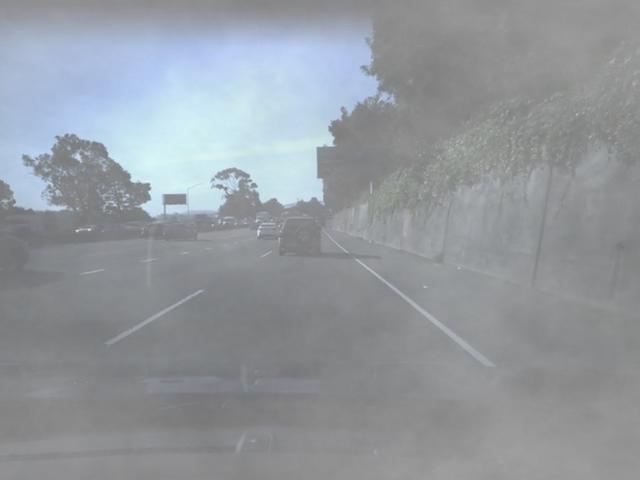
#> input picture img/augmented/0009.jpg, 640 x 480 px
$ jupyter execute --allow-errors Passive_Remote_Sensing.ipynb
#> lines starting #> are read from the running program, lines starting #| are printed output that depends on the picture; long printed decimals are rounded
## Remote Sensing Passive vs. Active

To have your deep learning models perform properly in noisy environments as an essential step it is critical to understand what is the noise grade in the target environment. This will allow your system to decide how to behave according to the existing noise.

In this notebook I describe how to grade the effects in the environment using cameras (as passive sensors). However, the technique is applicable to activate sensor data as well.
Next, I will show how to use this information to manage the deep learning models on a device in real-time more effectively to keep the object detection/classification accuracy as high as possible.

<div>

<p>In this notebook you will see the following:</p>

<ul>
  <li>Use numpy built-in FFT to transform images to frequency domain. </li>
  <li>Use numpy built-in fftShift to shift the low/high frequency components. </li>
  <li>use numpy built-in inverse FFT to reconstruct the shifted images.</li>
  <li>Observe the difference and grade the noise in the environment accordingly.</li>
</ul>


</div>

[cell 1]
import matplotlib.pyplot as plt
import numpy as np
import numpy as np
import argparse
import imutils
import cv2

# use the following test images to understand the process better
#orig = cv2.imread('./img/original/0001.jpg')
orig = cv2.imread('./img/augmented/0009.jpg')
#> orig is the input picture: shape (480, 640, 3); mean B, G, R 158.8, 153.2, 148.2
image = cv2.cvtColor(orig, cv2.COLOR_BGR2GRAY)
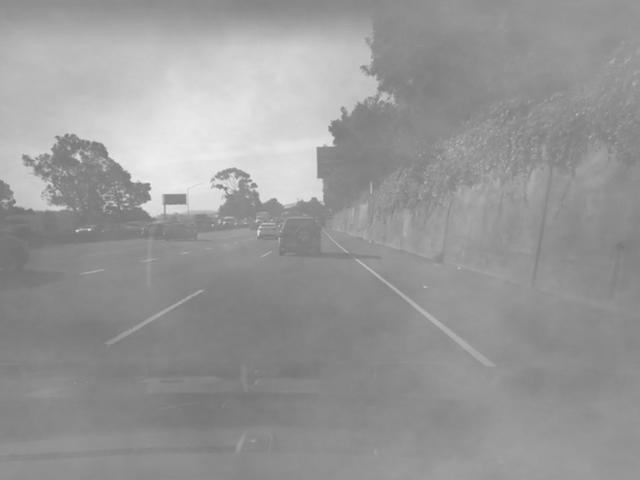
#> image: shape (480, 640); min 112, max 240, mean 152.3

# display the original input image
(fig, ax) = plt.subplots(1, 1, )
ax.imshow(image, cmap="gray")
ax.set_title("Input")
ax.set_xticks([])
ax.set_yticks([])
plt.show()

[cell 2]
(h, w) = image.shape
#> h = 480; w = 640
(cX, cY) = (int(w / 2.0), int(h / 2.0))
#> cX = 320; cY = 240

# Using numpy built-in FFT to transform the image to frequency domain
# and use fftshift to shift zero frequency components to the center
fft = np.fft.fft2(image)
fftShift = np.fft.fftshift(fft)

magnitude = 20 * np.log(np.abs(fftShift))
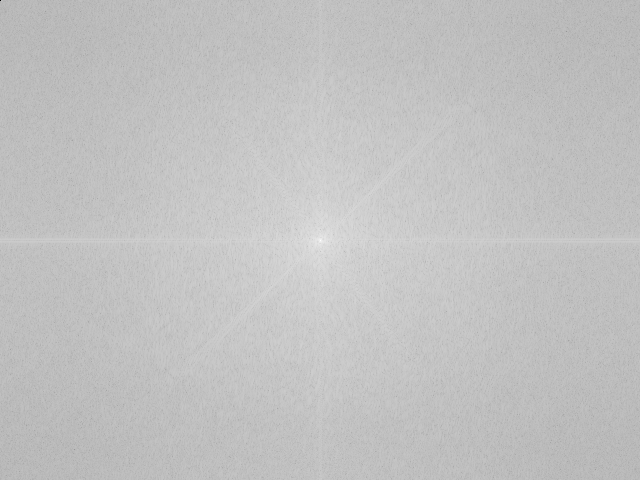
#> magnitude: shape (480, 640) float64; min -585.5, max 353.2, mean 128; drawn with min black and max white
mean = np.mean(magnitude)
#> mean = 128
print("mean: {}".format(mean))
#| mean: 127.953

(fig, ax) = plt.subplots(1, 1, )
ax.imshow(magnitude, cmap="gray")
ax.set_title("Magnitude Spectrum")
ax.set_xticks([])
ax.set_yticks([])
plt.show()

[cell 3]
# Reconstruct the transformed image
size = 60
thresh=0
# zero out the center to remove lower frequencies
# next use inverse fft to reconstruct the image
fftShift[cY - size:cY + size, cX - size:cX + size] = 0
fftShift = np.fft.ifftshift(fftShift)
recon = np.fft.ifft2(fftShift)

magnitude = 20 * np.log(np.abs(recon))
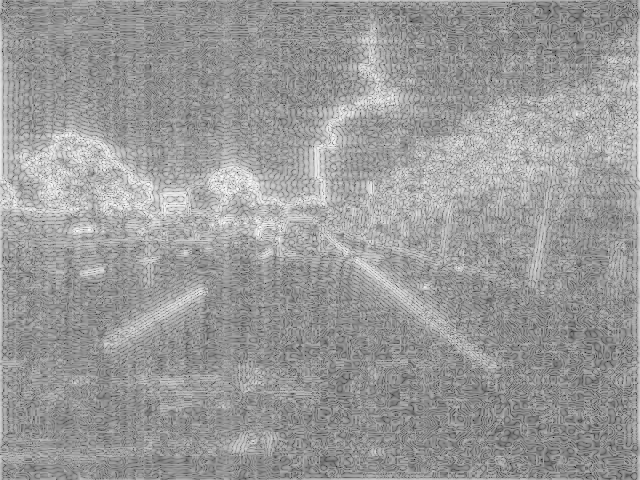
#> magnitude: shape (480, 640) float64; min -143, max 80.93, mean -7.8; drawn with min black and max white
mean = np.mean(magnitude)
#> mean = -7.77
print("mean: {}".format(mean))
#| mean: -7.767


(fig, ax) = plt.subplots(1, 1, )
ax.imshow(magnitude, cmap="gray")
ax.set_title("reonstructed")
ax.set_xticks([])
ax.set_yticks([])
plt.show()

[cell 4]
# annotate image based on w/ fog or w/o fog
foggy = mean <= thresh
#> foggy = True
#> (the rest of this cell did not finish here and is left out)

$ run again, with img/original/0001.jpg copied over img/augmented/0009.jpg
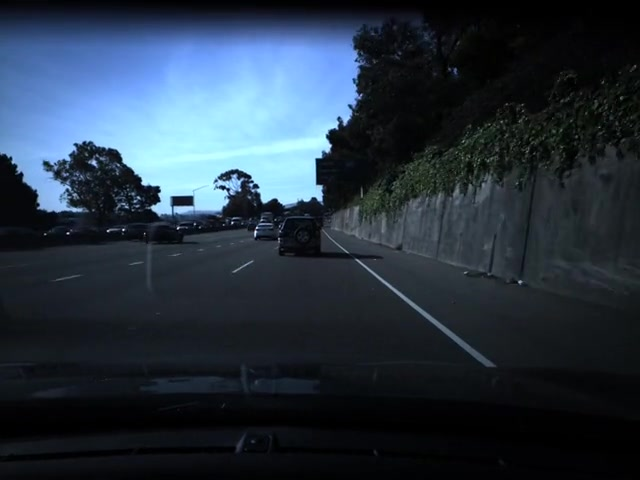
#> input picture img/original/0001.jpg, 640 x 480 px
#> orig is the input picture: shape (480, 640, 3); mean B, G, R 64.9, 51.9, 39.3
#> `magnitude = 20 * np.log(np.abs(fftShift))`:
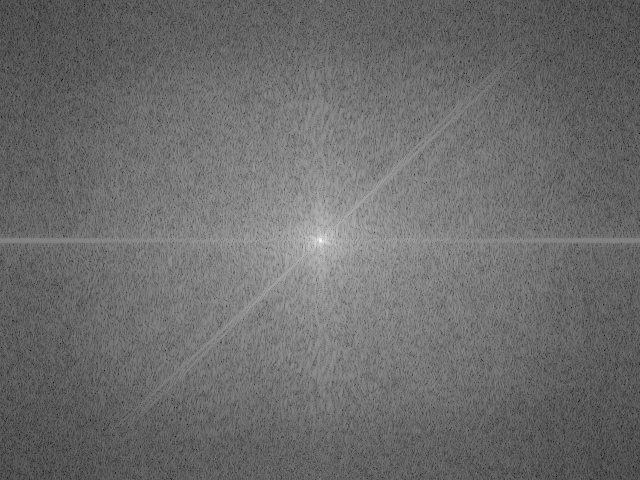
#> magnitude: shape (480, 640) float64; min 5.07, max 330.8, mean 143.7; drawn with min black and max white
#> `mean = np.mean(magnitude)`: mean = 143.7
#| mean: 143.673
#> `magnitude = 20 * np.log(np.abs(recon))`:
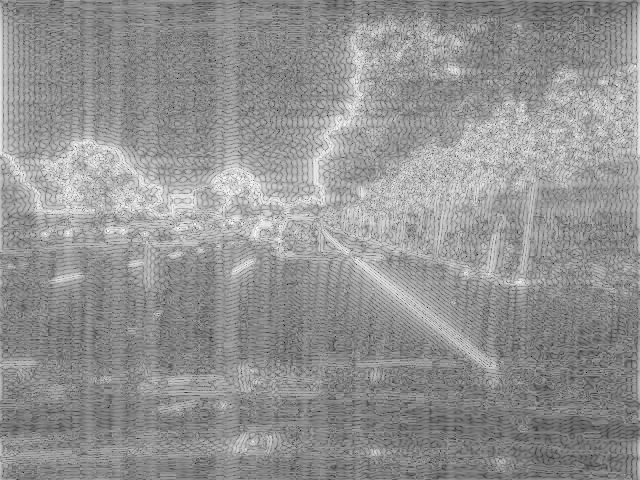
#> magnitude: shape (480, 640) float64; min -131.9, max 101.1, mean 2.5; drawn with min black and max white
#> `mean = np.mean(magnitude)`: mean = 2.46
#| mean: 2.465
#> foggy = False

$ run again, with img/augmented/0001.jpg copied over img/augmented/0009.jpg
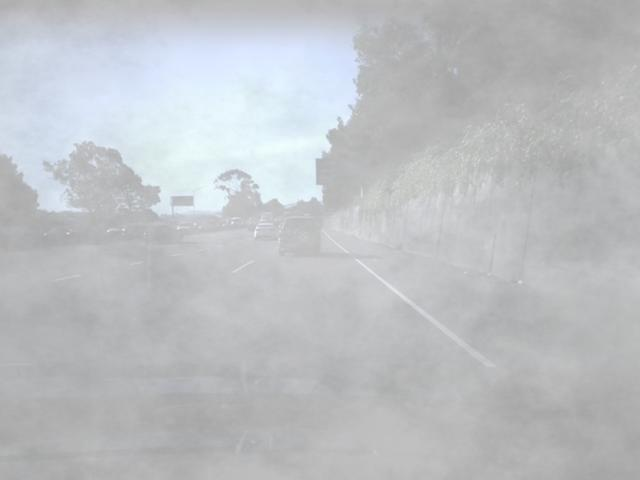
#> input picture img/augmented/0001.jpg, 640 x 480 px
#> orig is the input picture: shape (480, 640, 3); mean B, G, R 195.9, 192.7, 189.8
#> `magnitude = 20 * np.log(np.abs(fftShift))`:
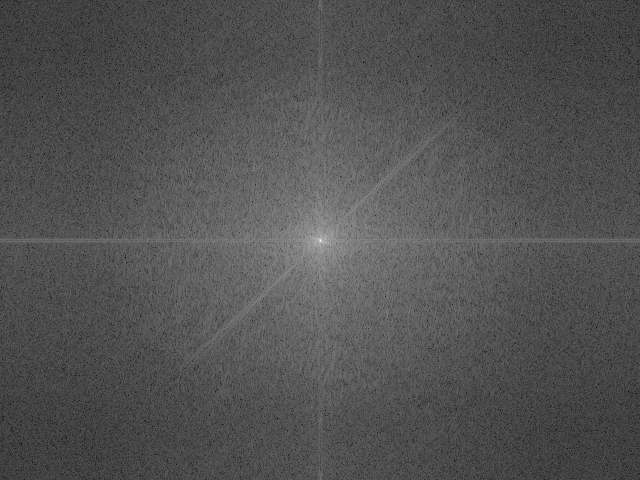
#> magnitude: shape (480, 640) float64; min 6.05, max 357.9, mean 119.9; drawn with min black and max white
#> `mean = np.mean(magnitude)`: mean = 119.9
#| mean: 119.871
#> `magnitude = 20 * np.log(np.abs(recon))`:
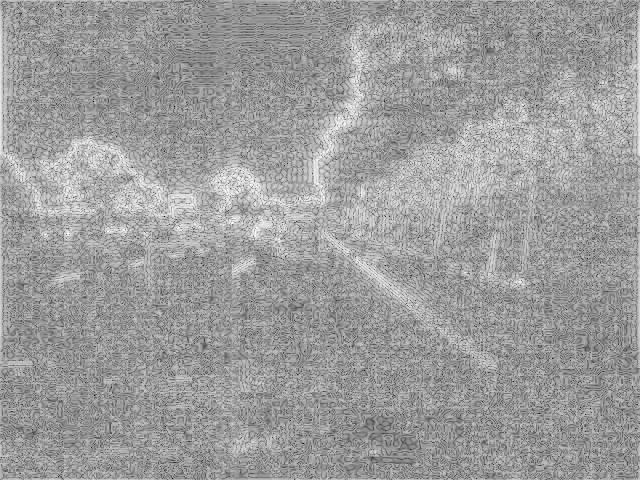
#> magnitude: shape (480, 640) float64; min -142.1, max 70.1, mean -11.8; drawn with min black and max white
#> `mean = np.mean(magnitude)`: mean = -11.79
#| mean: -11.794
#> foggy = True

$ run again, with img/augmented/0002.jpg copied over img/augmented/0009.jpg
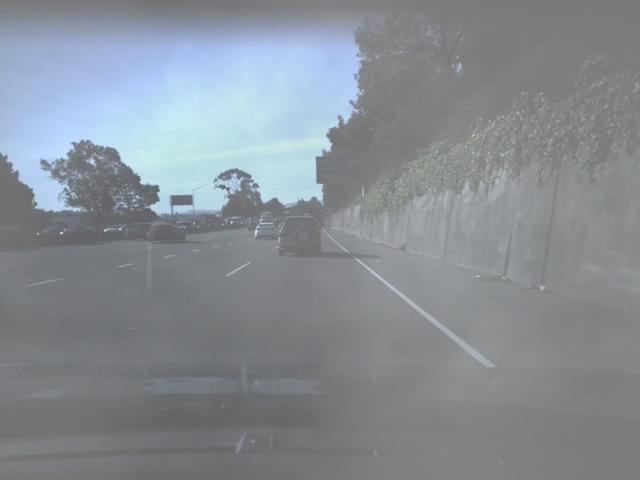
#> input picture img/augmented/0002.jpg, 640 x 480 px
#> orig is the input picture: shape (480, 640, 3); mean B, G, R 148.6, 141.9, 135.9
#> `magnitude = 20 * np.log(np.abs(fftShift))`:
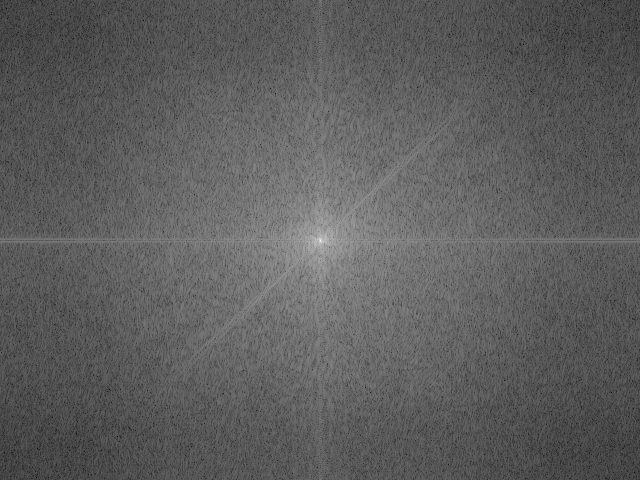
#> magnitude: shape (480, 640) float64; min 5.27, max 351.7, mean 132.8; drawn with min black and max white
#> `mean = np.mean(magnitude)`: mean = 132.8
#| mean: 132.803
#> `magnitude = 20 * np.log(np.abs(recon))`:
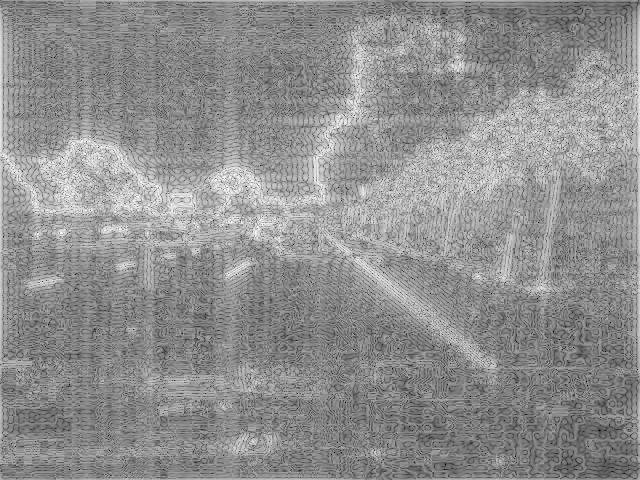
#> magnitude: shape (480, 640) float64; min -129.7, max 88.17, mean -6.9; drawn with min black and max white
#> `mean = np.mean(magnitude)`: mean = -6.9
#| mean: -6.903
#> foggy = True
